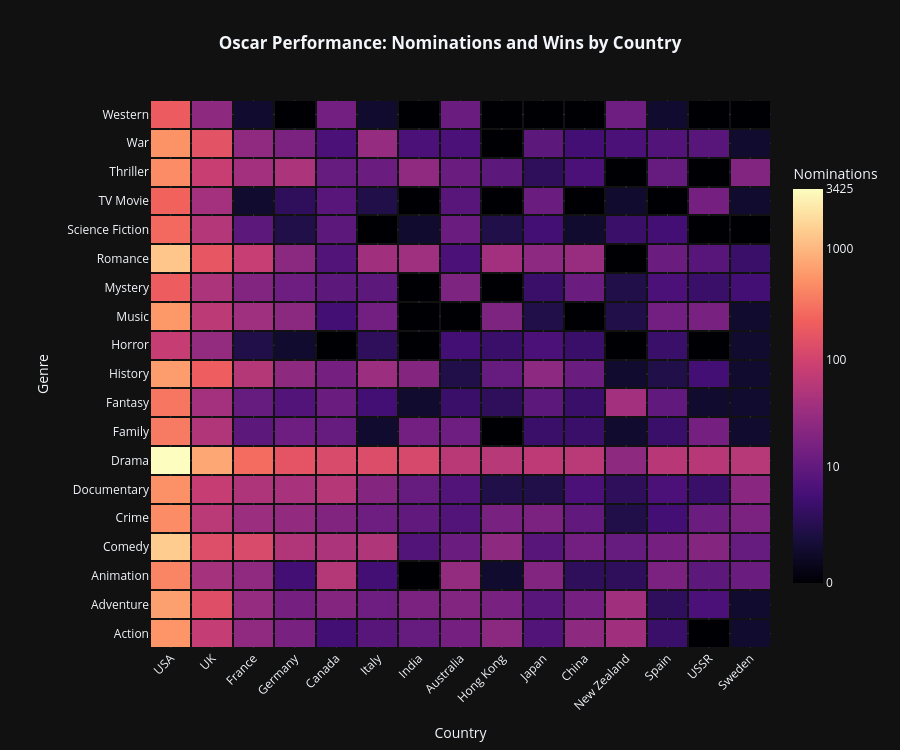

Notebook cell for this chart:
### Markdown cell above
### Chart

### Code cell
max_val = noms_pivot.values.max()
tick_vals = [0, np.log1p(10), np.log1p(100), np.log1p(1000)]
tick_text = ["0", "10", "100", "1000"]
if max_val > 1000:
    tick_vals.append(np.log1p(max_val))
    tick_text.append(f"{int(max_val)}")

fig = go.Figure(data=go.Heatmap(
    z=data_color.values,
    x=data_color.columns,
    y=data_color.index,
    hovertext=hover_text,
    hovertemplate="%{hovertext}<extra></extra>",
    colorscale='Magma',
    xgap=2, ygap=2,
    colorbar=dict(
        title="Nominations",
        tickvals=tick_vals,
        ticktext=tick_text,
        len=0.8
    )
))

fig.update_layout(
    title={
        'text': "<b>Oscar Performance: Nominations and Wins by Country</b>",
        'y': 0.95, 'x': 0.5, 'xanchor': 'center'
    },
    xaxis_title="Country",
    yaxis_title="Genre",
    template="plotly_dark",
    height=750,
    xaxis=dict(tickangle=-45, side='bottom'),
    margin=dict(t=100, l=150)
)

fig.show()

### Figure 1 — Plotly figure (JSON) as saved in the notebook; plotly's stock layout.template omitted (floating-point values rounded to 4 significant figures; data arrays with more than 128 entries replaced by an {"elided": "..."} marker saying what was removed)
{"data": [{"colorbar": {"len": 0.8, "ticktext": ["0", "10", "100", "1000", "3425"], "tickvals": [0, 2.398, 4.615, 6.909, 8.139], "title": {"text": "Nominations"}}, "colorscale": [[0.0, "#000004"], [0.1111, "#180f3d"], [0.2222, "#440f76"], [0.3333, "#721f81"], [0.4444, "#9e2f7f"], [0.5556, "#cd4071"], [0.6667, "#f1605d"], [0.7778, "#fd9668"], [0.8889, "#feca8d"], [1.0, "#fcfdbf"]], "hovertemplate": "%{hovertext}<extra></extra>", "hovertext": {"elided": "19x15 str values"}, "x": ["USA", "UK", "France", "Germany", "Canada", "Italy", "India", "Australia", "Hong Kong", "Japan", "China", "New Zealand", "Spain", "USSR", "Sweden"], "xgap": 2, "y": ["Action", "Adventure", "Animation", "Comedy", "Crime", "Documentary", "Drama", "Family", "Fantasy", "History", "Horror", "Music", "Mystery", "Romance", "Science Fiction", "TV Movie", "Thriller", "War", "Western"], "ygap": 2, "z": {"elided": "19x15 float values"}, "type": "heatmap"}], "layout": {"title": {"text": "<b>Oscar Performance: Nominations and Wins by Country</b>", "y": 0.95, "x": 0.5, "xanchor": "center"}, "xaxis": {"title": {"text": "Country"}, "tickangle": -45, "side": "bottom"}, "margin": {"t": 100, "l": 150}, "yaxis": {"title": {"text": "Genre"}}, "height": 750}}
